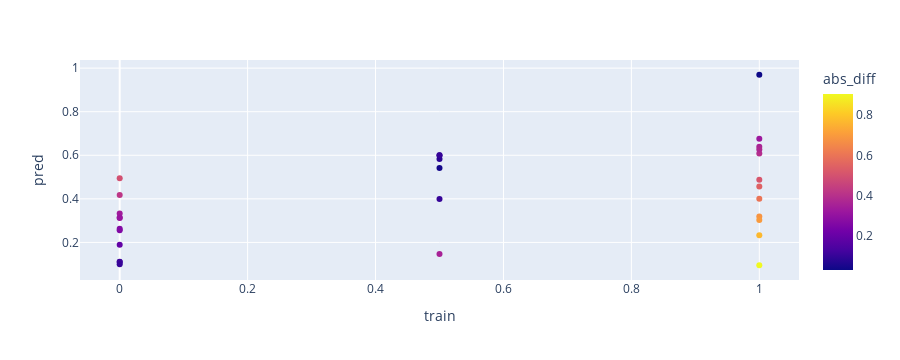

Notebook code cell kept with this figure:
### Code cell
fig = px.scatter(train_results_df.reset_index(), x="train", y= "pred", color="abs_diff", hover_data=['patient'])
fig.show()

### Figure 1 — Plotly figure (JSON) as saved in the notebook; plotly's stock layout.template omitted (floating-point values rounded to 4 significant figures)
{"data": [{"customdata": [["GIL_12"], ["GIL_19"], ["NOV_16"], ["GIL_20"], ["NOV_19"], ["NOV_18"], ["GIL_01"], ["NOV_07"], ["GIL_06"], ["GIL_14"], ["NOV_23"], ["GIL_02"], ["NOV_14"], ["NOV_04"], ["GIL_03"], ["NOV_15"], ["NOV_25"], ["GIL_04"], ["NOV_20"], ["NOV_06"], ["NOV_17"], ["GIL_13"], ["NOV_05"], ["NOV_01"], ["NOV_03"], ["GIL_10"], ["GIL_18"], ["NOV_11"], ["NOV_21"]], "hovertemplate": "train=%{x}<br>pred=%{y}<br>patient=%{customdata[0]}<br>abs_diff=%{marker.color}<extra></extra>", "legendgroup": "", "marker": {"color": [0.7666, 0.6813, 0.5124, 0.5434, 0.1001, 0.1097, 0.1118, 0.3532, 0.1001, 0.697, 0.2559, 0.3332, 0.08299, 0.418, 0.3118, 0.3236, 0.3609, 0.4947, 0.03035, 0.04177, 0.1005, 0.1003, 0.1889, 0.3144, 0.2631, 0.3924, 0.9048, 0.5995, 0.3732], "coloraxis": "coloraxis", "symbol": "circle"}, "mode": "markers", "name": "", "orientation": "v", "showlegend": false, "type": "scatter", "x": [1, 1, 1, 1, 0.5, 0, 0, 0.5, 0, 1, 0, 0, 0.5, 0, 0, 1, 1, 0, 1, 0.5, 0.5, 0.5, 0, 0, 0, 1, 1, 1, 1], "xaxis": "x", "y": [0.2334, 0.3187, 0.4876, 0.4566, 0.6001, 0.1097, 0.1118, 0.1468, 0.1001, 0.303, 0.2559, 0.3332, 0.583, 0.418, 0.3118, 0.6764, 0.6391, 0.4947, 0.9696, 0.5418, 0.3995, 0.6003, 0.1889, 0.3144, 0.2631, 0.6076, 0.09523, 0.4005, 0.6268], "yaxis": "y"}], "layout": {"coloraxis": {"colorbar": {"title": {"text": "abs_diff"}}, "colorscale": [[0, "#0d0887"], [0.1111, "#46039f"], [0.2222, "#7201a8"], [0.3333, "#9c179e"], [0.4444, "#bd3786"], [0.5556, "#d8576b"], [0.6667, "#ed7953"], [0.7778, "#fb9f3a"], [0.8889, "#fdca26"], [1, "#f0f921"]]}, "height": 360, "legend": {"tracegroupgap": 0}, "margin": {"t": 60}, "xaxis": {"anchor": "y", "autorange": true, "domain": [0, 1], "range": [-0.06459, 1.065], "title": {"text": "train"}, "type": "linear"}, "yaxis": {"anchor": "x", "autorange": true, "domain": [0, 1], "range": [0.02753, 1.037], "title": {"text": "pred"}, "type": "linear"}}}
